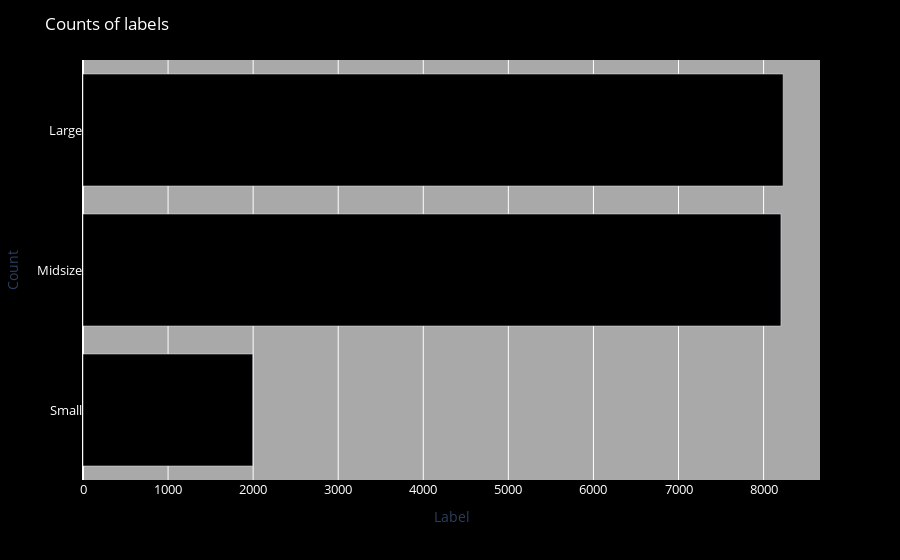

Notebook code for this chart:
### Code cell
unis = new_labels_df["car_type"].value_counts().sort_values(ascending=True)

fig = px.bar(x=unis.values, y= unis.index, orientation="h")

# Customize the background color
fig.update_layout(
    plot_bgcolor='darkgrey',
    paper_bgcolor='black',
    title="Counts of labels", 
    title_font=dict(color='white'), 
    xaxis_title="Label",
    yaxis_title="Count", 
)
# Customize the color of bars
fig.update_traces(marker_color='black')

# Customize the color of labels
fig.update_layout(
    xaxis=dict(tickfont=dict(color='white', size=13)),
    yaxis=dict(tickfont=dict(color='white', size=13))
)
fig.show()

### Figure 1 — Plotly figure (JSON) as saved in the notebook; plotly's stock layout.template omitted (floating-point values rounded to 4 significant figures)
{"data": [{"alignmentgroup": "True", "hovertemplate": "x=%{x}<br>y=%{y}<extra></extra>", "legendgroup": "", "marker": {"color": "black", "pattern": {"shape": ""}}, "name": "", "offsetgroup": "", "orientation": "h", "showlegend": false, "textposition": "auto", "type": "bar", "x": [1995, 8204, 8230], "xaxis": "x", "y": ["Small", "Midsize", "Large"], "yaxis": "y"}], "layout": {"barmode": "relative", "legend": {"tracegroupgap": 0}, "margin": {"t": 60}, "paper_bgcolor": "black", "plot_bgcolor": "darkgrey", "title": {"font": {"color": "white"}, "text": "Counts of labels"}, "xaxis": {"anchor": "y", "domain": [0, 1], "tickfont": {"color": "white", "size": 13}, "title": {"text": "Label"}}, "yaxis": {"anchor": "x", "domain": [0, 1], "tickfont": {"color": "white", "size": 13}, "title": {"text": "Count"}}}}
